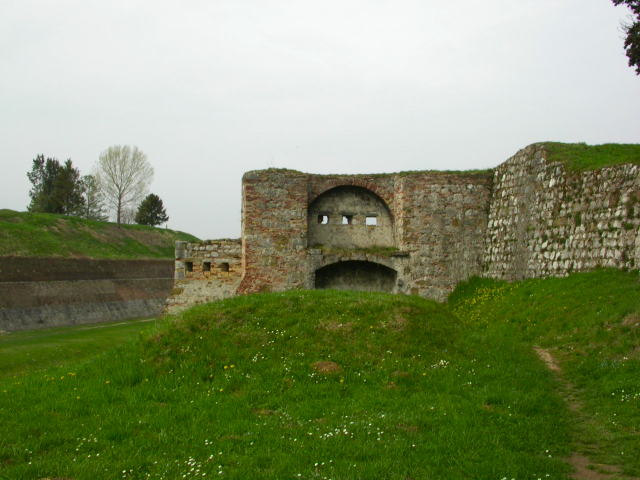
#> input picture pa2/img1.png, 640 x 480 px
$ jupyter execute --allow-errors Untitled.ipynb
#> lines starting #> are read from the running program, lines starting #| are printed output that depends on the picture; long printed decimals are rounded
[cell 1]
import matplotlib.pyplot as plt
import numpy as np
import cv2
import pandas as pd

[cell 2]
cv2.__version__

[cell 3]
img1 = cv2.imread('img1.png', cv2.IMREAD_COLOR)
#> img1 is the input picture: shape (480, 640, 3); mean B, G, R 102.4, 141.3, 129.4
img2 = cv2.imread('img2.png', cv2.IMREAD_COLOR)
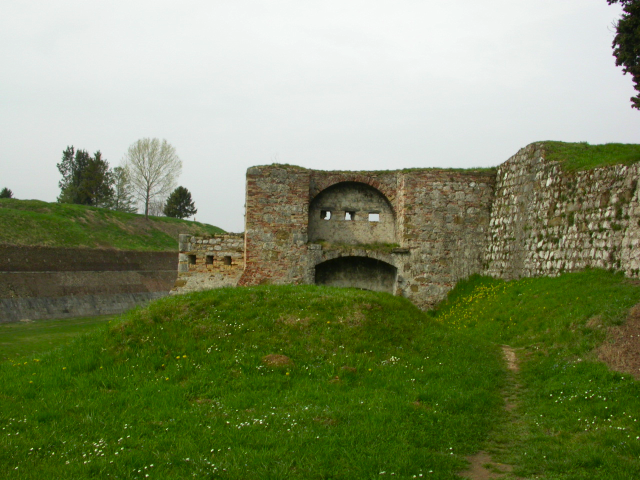
#> input picture pa2/img2.png, 640 x 480 px
#> img2 is the input picture: shape (480, 640, 3); mean B, G, R 99.1, 138.5, 126.8

[cell 4]
# opencv : BGR, matplotlib : RGB
b, g, r = cv2.split(img1)
img1 = cv2.merge([r, g, b])
b, g, r = cv2.split(img2)
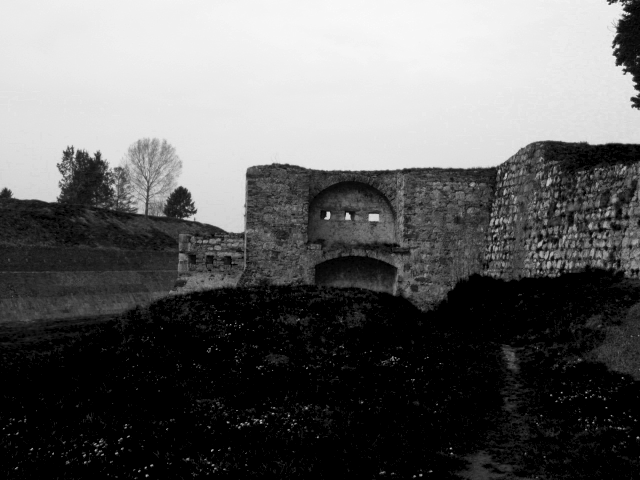
#> b: shape (480, 640); min 0, max 249, mean 99.1
img2 = cv2.merge([r, g, b])

[cell 5]
gray1 = cv2.cvtColor(img1, cv2.COLOR_BGR2GRAY)
gray2 = cv2.cvtColor(img2, cv2.COLOR_BGR2GRAY)
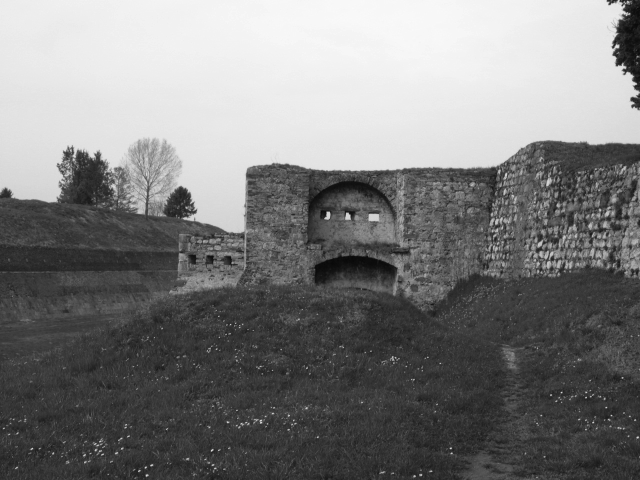
#> gray2: shape (480, 640); min 9, max 250, mean 125.4

[cell 6]
img1_file = plt.imread('img1.png')
img2_file = plt.imread('img2.png')

[cell 7]
plt.figure(figsize=(15,15))
plt.subplot(121)
plt.imshow(img1)
plt.title('img1')

plt.subplot(122)
plt.imshow(img2)
plt.title('img2')
plt.show()

[cell 8]
sift = cv2.xfeatures2d.SIFT_create()
(kp1, descs1) = sift.detectAndCompute(gray1, None)
#> kp1 = 1341 keypoints; strongest (x, y, size): (629, 47, 2.5), (325, 218, 3.3), (345, 220, 3.8), (634, 4, 2.6)
sift_img = cv2.drawKeypoints(img1, kp1, None)
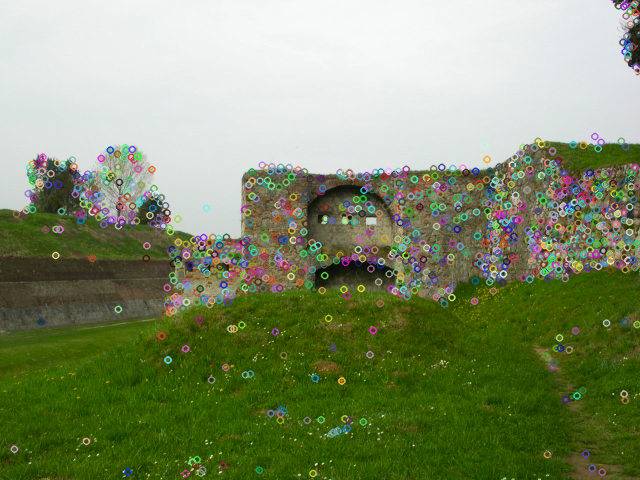
#> sift_img: shape (480, 640, 3); mean R, G, B 130.5, 142.7, 106.2

plt.figure(figsize=(10, 10))
plt.imshow(sift_img)
plt.title('keypoints of img1')
plt.show()

[cell 9]
sift2 = cv2.xfeatures2d.SIFT_create()
(kp2, descs2) = sift.detectAndCompute(gray2, None)
#> kp2 = 1343 keypoints; strongest (x, y, size): (617, 46, 2.7), (328, 214, 2.9), (348, 216, 3.7), (632, 99, 3)
sift_img2 = cv2.drawKeypoints(img2, kp2, None)
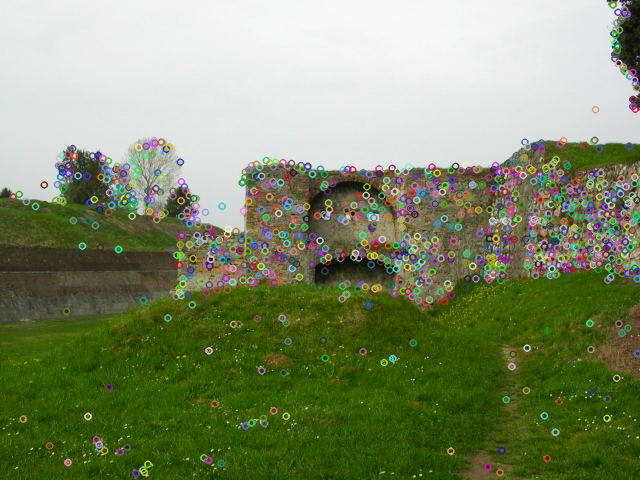
#> sift_img2: shape (480, 640, 3); mean R, G, B 128.1, 140, 102.9

plt.figure(figsize=(10, 10))
plt.imshow(sift_img2)
plt.title('keypoints of img2')
plt.show()

[cell 10]
bf = cv2.BFMatcher()
matches = bf.knnMatch(descs1, descs2, k=2)
#> matches = 1341 matches

[cell 11]
good = []
for m,n in matches:
    if m.distance < 0.75*n.distance:
        good.append([m])
#> after the loop, good = 729 matches

[cell 12]
img3 = cv2.drawMatchesKnn(img1,kp1,img2,kp2,good, None)
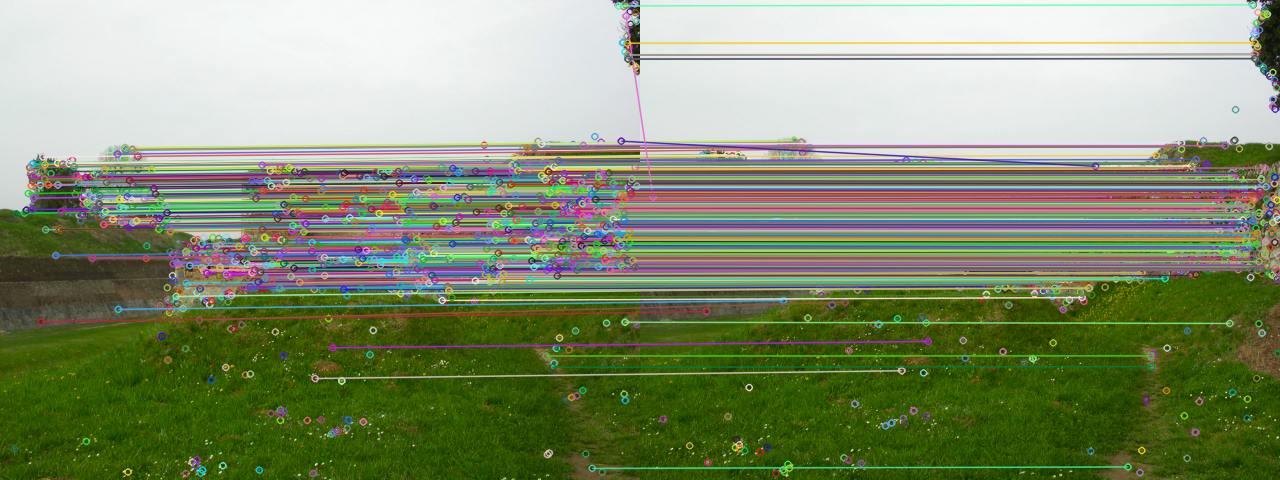
#> img3: shape (480, 1280, 3); mean R, G, B 132.4, 144.4, 110.8
plt.figure(figsize=(15,15))
plt.imshow(img3)
plt.title('matches')
plt.show()

[cell 13]
# 매칭점 인덱스 알아내기
pt = []

for i in range(11, 19):
    pt.append((good[i][0].queryIdx, good[i][0].trainIdx))
#> after the loop, pt = [(14, 24), (17, 23), (19, 30), (20, 33), (21, 34), (22, 31), (23, 36), (26, 37)]

[cell 14]
# 매칭점 좌표 알아내기
coordi = []

for i in range(8):
    coordi.append((np.round(kp1[pt[i][0]].pt), np.round(kp2[pt[i][1]].pt)))
#> after the loop, coordi = [([38, 163], [67, 154]), ([41, 321], [66, 311]), ([42, 157], [72, 148]), ([44, 179], [74, 170]), ([44, 164], [74, 156]), ([45, 229], [73, 220]), ([48, 184], [78, 175]), ([55, 255], [82, 246])]

[cell 15]
# 매징점 좌표 표시
plt.figure(figsize=(15,15))
plt.subplot(121)
plt.imshow(img1)
for i in range(8):
    plt.scatter(x=coordi[i][0][0], y=coordi[i][0][1])

plt.subplot(122)
plt.imshow(img2)
for i in range(8):
    plt.scatter(x=coordi[i][1][0], y=coordi[i][1][1])
plt.show()
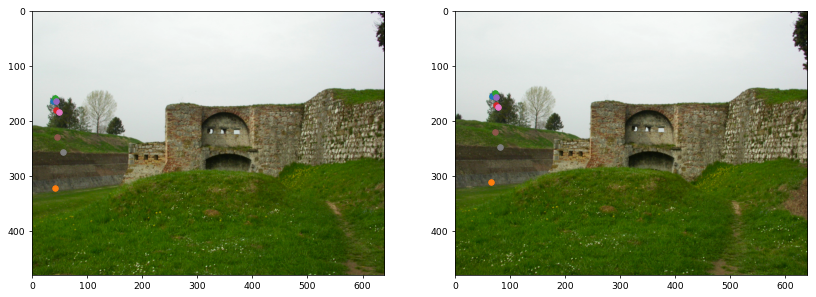
#> figure drawn by matplotlib, 2 panels

[cell 16]
# A Matrix 구하기
A = []

for i in range(8):
    A.append([coordi[i][0][0]*coordi[i][1][0], coordi[i][0][0]*coordi[i][1][1], coordi[i][0][0], coordi[i][0][1]*coordi[i][1][0], coordi[i][0][1]*coordi[i][1][1], coordi[i][0][1], coordi[i][1][0], coordi[i][1][1], 1])
#> after the loop, A = 8 items

[cell 17]
# A
df = pd.DataFrame(data=A)
#> df = table of 8 rows and 9 columns
#> (the rest of this cell did not finish here and is left out)

[cell 18]
# SVD(A)
U, S, V = np.linalg.svd(A)
#> S = [150747.1, 14903.3, 1198.8, 348.4, 8.76, 1.12, 0.525, 0.122]

[cell 19]
#

F = V.T[:, -1]
#> F = [-1.75e-05, -0.000155, 0.025, 0.000161, 5.51e-06, -0.0138, -0.0255, 0.00688, 0.999]
F = np.array(F)
print(F)
#| [-1.74711394e-05 -1.55314272e-04  2.49706124e-02  1.61229492e-04
#|   5.51352410e-06 -1.37546087e-02 -2.55423368e-02  6.87924628e-03
#|   9.99243461e-01]

[cell 20]
F = F.reshape(3, 3)
#> F = [[-1.75e-05, -0.000155, 0.025], [0.000161, 5.51e-06, -0.0138], [-0.0255, 0.00688, 0.999]]
df = pd.DataFrame(data=F)
#> df = table of 3 rows and 3 columns
#> (the rest of this cell did not finish here and is left out)

[cell 21]
# line
line = []
for i in range(8):
    line.append(np.dot(F, np.array([[coordi[i][1][0]], [coordi[i][1][1]], [1]])))
#> after the loop, line = [[-0.000118, -0.0021, 0.347], [-0.0245, -0.0014, 1.45], [0.000726, -0.00133, 0.178], [-0.00273, -0.000886, 0.279], [-0.000551, -0.000964, 0.182], [-0.0105, -0.000772, 0.648], [-0.00357, -0.000214, 0.211], [-0.0147, 0.000823, 0.597]]

[cell 22]
line= np.array(line)
line = line.reshape(8, 3)

[cell 23]
# line vector

df = pd.DataFrame(data=line)
#> df = table of 8 rows and 3 columns
df
#> Out = table of 8 rows and 3 columns

[cell 24]
plt.figure(figsize=(10, 10))
plt.imshow(img1)
for i in range(8):
    plt.scatter(x=coordi[i][0][0], y=coordi[i][0][1])
    for j in range(1, 640):
        y = -(line[i][0]*j + line[i][2]) / line[i][1]
        plt.plot([j], [y], marker='1', markersize=1, color='blue')

plt.show()
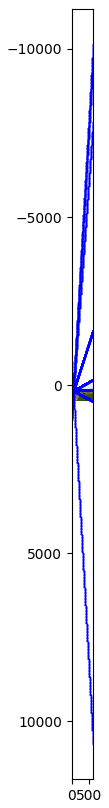
#> figure drawn by matplotlib, 1 panel

[cell 25]
np_img1 = np.zeros((3, 8))
np_img2 = np.zeros((3, 8))

for i in range(8):
    np_img1[:, i] = [coordi[i][0][0], coordi[i][0][1], 1]
    np_img2[:, i] = [coordi[i][1][0], coordi[i][1][1], 1]

np_img1 = np.array(np_img1)
np_img2 = np.array(np_img2)

[cell 26]
# Normalized

def normalize(pts):

    # centroid 구하기
    C = [np.mean(pts[0]), np.mean(pts[1])]
#> C = [44.62, 206.5]
    print(C)
#| [44.625, 206.5]

    new_pts = np.zeros((3, 8))

    # shift the origin to centroid
    new_pts[0] = pts[0] - C[0]
    new_pts[1] = pts[1] - C[1]

    mean_dist = np.mean(np.sqrt(np.power(new_pts[0], 2) + np.power(new_pts[1], 2)))
#> mean_dist = 46.62
    print(mean_dist)
#| 46.624
    scale = np.sqrt(2) / mean_dist
#> scale = 0.0303
    print(scale)
#| 0.03033

    T = [[scale, 0, -scale*C[0]], [0, scale, -scale*C[1]], [0, 0, 1]]
#> T = [[0.0303, 0, -1.35], [0, 0.0303, -6.26], [0, 0, 1]]
    print(T)
#| [[0.03033, 0, -1.354], [0, 0.03033, -6.264], [0, 0, 1]]
    npts = np.dot(T, pts)

    return npts, T

[cell 27]
npt_left, T1 = normalize(np_img1)
#> T1 has the same summary as T in normalize

[cell 28]
npt_right, T2 = normalize(np_img2)
#| [73.25, 197.5]
#| 46.374
#| 0.0305
#| [[0.0305, 0, -2.234], [0, 0.0305, -6.023], [0, 0, 1]]
#> T2 = [[0.0305, 0, -2.23], [0, 0.0305, -6.02], [0, 0, 1]]

[cell 29]
nA = np.zeros((8, 9))

for i in range(8):
    nx_left = npt_left[0, i]
    ny_left = npt_left[1, i]
    nx_right = npt_right[0, i]
    ny_right = npt_right[1, i]

    nA[i, :] = [nx_left*nx_right, nx_left*ny_right, nx_left, ny_left*nx_right, ny_left*ny_right, ny_left, nx_right, ny_right, 1]
#> this loop made 8 passes
#> (nx_left, ny_left, nx_right, ny_right) on passes 1 to 8: (-0.201, -1.32, -0.191, -1.33), (-0.11, 3.47, -0.221, 3.46), (-0.0796, -1.5, -0.0381, -1.51), (-0.019, -0.834, 0.0229, -0.839), (-0.019, -1.29, 0.0229, -1.27), (0.0114, 0.682, -0.00762, 0.686), (0.102, -0.682, 0.145, -0.686), (0.315, 1.47, 0.267, 1.48)

[cell 30]
Un, Dn, Vn = np.linalg.svd(nA)
#> Dn = [13.54, 5.14, 1.84, 0.717, 0.367, 0.0283, 0.0179, 0.00889]

[cell 31]
nF = Vn[:, -1].reshape(3, 3)
#> nF = [[0.114, 0.339, 0.866], [0.32, -0.143, -0.00144], [0.000784, -0.00335, 0.00347]]

[cell 32]
nF
#> Out has the same summary as nF

[cell 33]
nU, nD, nV = np.linalg.svd(nF)
#> nU = [[-1, -0.0174, -0.00233], [0.0174, -1, -0.00615], [-0.00222, -0.00619, 1]]; nD = [0.937, 0.35, 0.00386]; nV = [[-0.116, -0.365, -0.924], [-0.92, 0.391, -0.0389], [-0.375, -0.845, 0.381]]

[cell 34]
nD
#> Out = [0.937, 0.35, 0.00386]

[cell 35]
nF = np.dot(np.dot(nU, np.diag([nD[0], nD[1], 0])),nV.conj().T)
#> nF = [[0.111, 0.859, 0.357], [0.126, -0.152, 0.289], [0.00103, 0.00107, 0.00261]]

[cell 36]
nF = np.dot(np.dot(np.array(T2).conj().T, nF), np.array(T1))
#> nF = [[0.000102, 0.000795, -0.158], [0.000116, -0.00014, 0.0326], [-0.0304, -0.0305, 5.11]]

[cell 37]
nF
#> Out has the same summary as nF

[cell 38]
df = pd.DataFrame(data=F)
#> df = table of 3 rows and 3 columns
df
#> Out = table of 3 rows and 3 columns

[cell 39]
df = pd.DataFrame(data=nF)
df
#> Out = table of 3 rows and 3 columns

[cell 40]
nLine = []

for i in range(8):
    nLine.append(np.dot(F.T, np.array([[coordi[i][0][0]], [coordi[i][0][1]], [1]])))
#> after the loop, nLine = [[7.42e-05, 0.00188, -0.294], [0.0255, 0.00228, -2.39], [-0.000963, 0.00122, -0.111], [0.00255, 0.00103, -0.364], [0.000131, 0.00095, -0.158], [0.0106, 0.00115, -1.03], [0.00329, 0.000439, -0.333], [0.0146, -0.000257, -1.13]]

[cell 41]
nLine= np.array(nLine)
nLine.reshape(8, 3)
#> Out has the same summary as nLine

[cell 42]
plt.figure(figsize=(10, 10))
plt.imshow(img2)

for i in range(8):
    plt.scatter(x=coordi[i][1][0], y=coordi[i][1][1])
    for j in range(1, 640):
        y = - (nLine[i][0]*j + nLine[i][2]) / nLine[i][1]
        plt.plot([j], [y], marker='1', markersize=1, color='red')

plt.show()
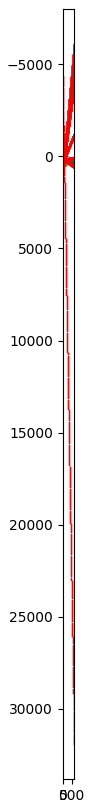
#> figure drawn by matplotlib, 1 panel

[cell 43]
nLine = []

for i in range(8):
    nLine.append(np.dot(nF, np.array([[coordi[i][0][0]], [coordi[i][0][1]], [1]])))
#> after the loop, nLine = [[-0.0244, 0.0142, -1.01], [0.101, -0.00766, -5.92], [-0.0287, 0.0155, -0.95], [-0.011, 0.0126, -1.68], [-0.023, 0.0147, -1.22], [0.0288, 0.00571, -3.23], [-0.00665, 0.0124, -1.95], [0.0505, 0.00323, -4.33]]

nLine= np.array(nLine)
nLine.reshape(8, 3)

plt.figure(figsize=(10, 10))
plt.imshow(img1)

for i in range(8):
    plt.scatter(x=coordi[i][0][0], y=coordi[i][0][1])
    for j in range(1, 640):
        y = - (nLine[i][0]*j + nLine[i][2]) / nLine[i][1]
        plt.plot([j], [y], marker='1', markersize=1, color='red')

plt.show()
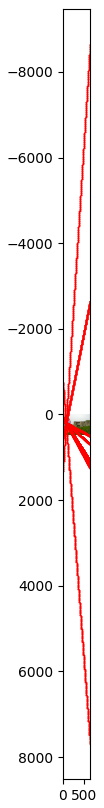
#> figure drawn by matplotlib, 1 panel
